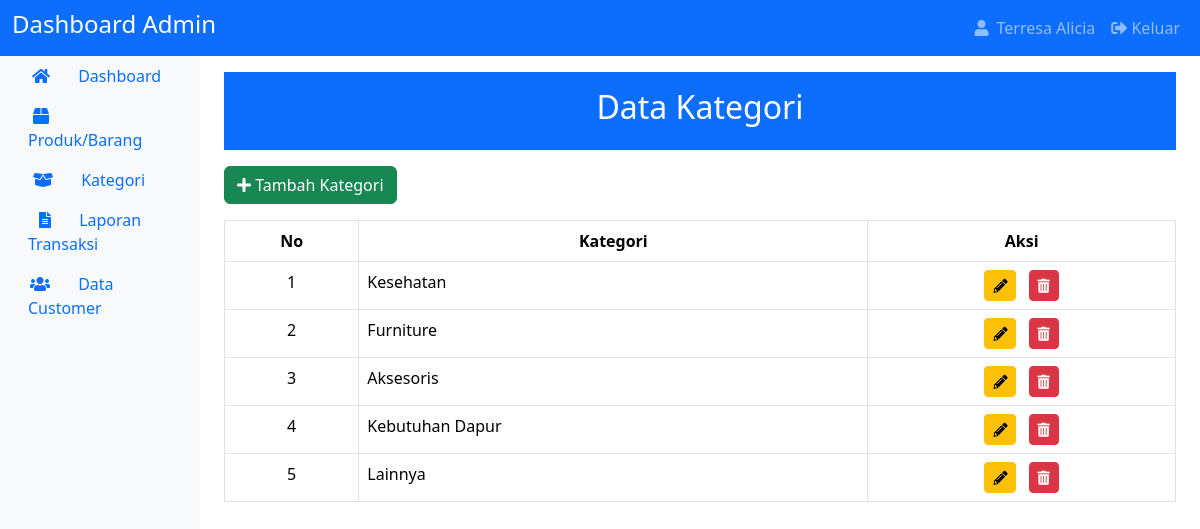
/page/admin/index.php?page=kategori (signed in), run on the app's committed database.
### tables this page shows
CREATE TABLE `kategori` (
  `id_ketegori` int(11) NOT NULL,
  `kategori` varchar(70) NOT NULL
);

### page/admin/kategori.php (the view, shortened to what this page needs)
<?php
include "../../conn_terresa.php";
$no = 1;
$query_kategori = mysqli_query($conn,"SELECT * FROM kategori");
?>
<!DOCTYPE html>
<html lang="en">
<head>
    <link rel="stylesheet" href="https://cdn.jsdelivr.net/npm/bootstrap@5.3.1/dist/css/bootstrap.min.css">
    <link href="https://cdn.jsdelivr.net/npm/bootstrap-icons@1.18.0/font/bootstrap-icons.css" rel="stylesheet">
    <link rel="stylesheet" href="https://cdnjs.cloudflare.com/ajax/libs/font-awesome/5.15.4/css/all.min.css">
</head>
<body>
    <div class="container mt-3">
        <div class="text-center bg-primary text-white py-3">
            <h2>Data Kategori</h2>
        </div>
        <a href="index.php?page=kategori&aksi=input" class="btn btn-success mt-3"><i class="fas fa-plus"></i> Tambah Kategori</a>
        <div class="table-responsive mt-3">
            <table class="table table-bordered">
                <thead class="bg-light">
                    <tr>
                        <th class="text-center">No</th>
                        <th class="text-center">Kategori</th>
                        <th class="text-center">Aksi</th>
                    </tr>
                </thead>
                <tbody>
                    <?php
                    if ($query_kategori && mysqli_num_rows($query_kategori) > 0) {
                        while($data = mysqli_fetch_assoc($query_kategori)) { ?>
                            <tr>
                                <td class="text-center"><?php echo $no++ ?></td>
                                <td><?php echo $data['kategori'] ?></td>
                                <td class="text-center">
                                    <a href="index.php?page=kategori&aksi=edit&id=<?php echo $data['id_ketegori']; ?>" class="btn btn-warning btn-sm me-2"><i class="fas fa-pencil-alt"></i></a>
                                    <a href="hapus_kat.php?id=<?php echo $data['id_ketegori']; ?>" class="btn btn-danger btn-sm"><i class="fas fa-trash-alt"></i></a>
                                </td>
                            </tr>
                        <?php }
                    } else {
                        echo "<tr><td colspan='3'>No data found</td></tr>";
                    }
                    ?>
                </tbody>
            </table>
        </div>
    </div>
</body>
</html>

### data on the page
kategori: kategori "Kesehatan"
kategori: kategori "Furniture"
kategori: kategori "Aksesoris"
kategori: kategori "Kebutuhan Dapur"
kategori: kategori "Lainnya"

### other printed values
$nama "Terresa Alicia"
